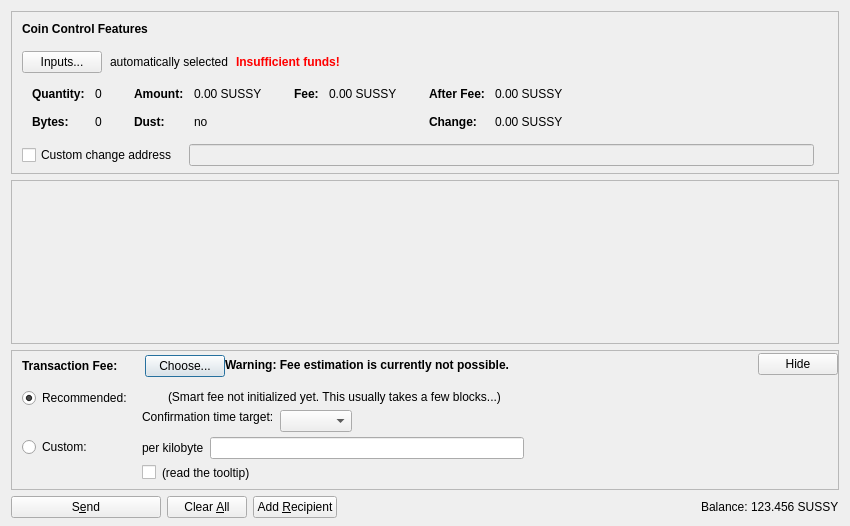
<?xml version="1.0" encoding="UTF-8"?>
<ui version="4.0">
 <class>SendCoinsDialog</class>
 <widget class="QDialog" name="SendCoinsDialog">
  <property name="geometry">
   <rect>
    <x>0</x>
    <y>0</y>
    <width>850</width>
    <height>526</height>
   </rect>
  </property>
  <property name="windowTitle">
   <string>Send Coins</string>
  </property>
  <layout class="QVBoxLayout" name="verticalLayout" stretch="0,1,0,0">
   <property name="bottomMargin">
    <number>8</number>
   </property>
   <item>
    <widget class="QFrame" name="frameCoinControl">
     <property name="sizePolicy">
      <sizepolicy hsizetype="Expanding" vsizetype="Expanding">
       <horstretch>0</horstretch>
       <verstretch>0</verstretch>
      </sizepolicy>
     </property>
     <property name="maximumSize">
      <size>
       <width>16777215</width>
       <height>16777215</height>
      </size>
     </property>
     <property name="frameShape">
      <enum>QFrame::StyledPanel</enum>
     </property>
     <property name="frameShadow">
      <enum>QFrame::Sunken</enum>
     </property>
     <layout class="QVBoxLayout" name="verticalLayoutCoinControl2">
      <property name="spacing">
       <number>0</number>
      </property>
      <property name="leftMargin">
       <number>0</number>
      </property>
      <property name="topMargin">
       <number>0</number>
      </property>
      <property name="rightMargin">
       <number>0</number>
      </property>
      <property name="bottomMargin">
       <number>6</number>
      </property>
      <item>
       <layout class="QVBoxLayout" name="verticalLayoutCoinControl" stretch="0,0,0,0,1">
        <property name="spacing">
         <number>0</number>
        </property>
        <property name="leftMargin">
         <number>10</number>
        </property>
        <property name="topMargin">
         <number>10</number>
        </property>
        <item>
         <layout class="QHBoxLayout" name="horizontalLayoutCoinControl1">
          <property name="bottomMargin">
           <number>15</number>
          </property>
          <item>
           <widget class="QLabel" name="labelCoinControlFeatures">
            <property name="sizePolicy">
             <sizepolicy hsizetype="Preferred" vsizetype="Maximum">
              <horstretch>0</horstretch>
              <verstretch>0</verstretch>
             </sizepolicy>
            </property>
            <property name="font">
             <font>
              <weight>75</weight>
              <bold>true</bold>
             </font>
            </property>
            <property name="styleSheet">
             <string notr="true">font-weight:bold;</string>
            </property>
            <property name="text">
             <string>Coin Control Features</string>
            </property>
           </widget>
          </item>
         </layout>
        </item>
        <item>
         <layout class="QHBoxLayout" name="horizontalLayoutCoinControl2" stretch="0,0,0,0">
          <property name="spacing">
           <number>8</number>
          </property>
          <property name="bottomMargin">
           <number>10</number>
          </property>
          <item>
           <widget class="QPushButton" name="pushButtonCoinControl">
            <property name="styleSheet">
             <string notr="true"/>
            </property>
            <property name="text">
             <string>Inputs...</string>
            </property>
            <property name="autoDefault">
             <bool>false</bool>
            </property>
           </widget>
          </item>
          <item>
           <widget class="QLabel" name="labelCoinControlAutomaticallySelected">
            <property name="text">
             <string>automatically selected</string>
            </property>
            <property name="margin">
             <number>5</number>
            </property>
           </widget>
          </item>
          <item>
           <widget class="QLabel" name="labelCoinControlInsuffFunds">
            <property name="font">
             <font>
              <weight>75</weight>
              <bold>true</bold>
             </font>
            </property>
            <property name="styleSheet">
             <string notr="true">color:red;font-weight:bold;</string>
            </property>
            <property name="text">
             <string>Insufficient funds!</string>
            </property>
            <property name="margin">
             <number>5</number>
            </property>
           </widget>
          </item>
          <item>
           <spacer name="horizontalSpacerCoinControl">
            <property name="orientation">
             <enum>Qt::Horizontal</enum>
            </property>
            <property name="sizeHint" stdset="0">
             <size>
              <width>40</width>
              <height>1</height>
             </size>
            </property>
           </spacer>
          </item>
         </layout>
        </item>
        <item>
         <widget class="QWidget" name="widgetCoinControl" native="true">
          <property name="sizePolicy">
           <sizepolicy hsizetype="Preferred" vsizetype="Preferred">
            <horstretch>0</horstretch>
            <verstretch>0</verstretch>
           </sizepolicy>
          </property>
          <property name="minimumSize">
           <size>
            <width>0</width>
            <height>0</height>
           </size>
          </property>
          <property name="styleSheet">
           <string notr="true"/>
          </property>
          <layout class="QHBoxLayout" name="horizontalLayoutCoinControl5">
           <property name="leftMargin">
            <number>0</number>
           </property>
           <property name="topMargin">
            <number>0</number>
           </property>
           <property name="rightMargin">
            <number>0</number>
           </property>
           <property name="bottomMargin">
            <number>0</number>
           </property>
           <item>
            <layout class="QHBoxLayout" name="horizontalLayoutCoinControl3" stretch="0,0,0,1">
             <property name="spacing">
              <number>20</number>
             </property>
             <property name="topMargin">
              <number>0</number>
             </property>
             <property name="bottomMargin">
              <number>10</number>
             </property>
             <item>
              <layout class="QFormLayout" name="formLayoutCoinControl1">
               <property name="horizontalSpacing">
                <number>10</number>
               </property>
               <property name="verticalSpacing">
                <number>14</number>
               </property>
               <property name="leftMargin">
                <number>10</number>
               </property>
               <property name="topMargin">
                <number>4</number>
               </property>
               <property name="rightMargin">
                <number>6</number>
               </property>
               <item row="0" column="0">
                <widget class="QLabel" name="labelCoinControlQuantityText">
                 <property name="font">
                  <font>
                   <weight>75</weight>
                   <bold>true</bold>
                  </font>
                 </property>
                 <property name="text">
                  <string>Quantity:</string>
                 </property>
                 <property name="margin">
                  <number>0</number>
                 </property>
                </widget>
               </item>
               <item row="0" column="1">
                <widget class="QLabel" name="labelCoinControlQuantity">
                 <property name="cursor">
                  <cursorShape>IBeamCursor</cursorShape>
                 </property>
                 <property name="contextMenuPolicy">
                  <enum>Qt::ActionsContextMenu</enum>
                 </property>
                 <property name="text">
                  <string notr="true">0</string>
                 </property>
                 <property name="margin">
                  <number>0</number>
                 </property>
                 <property name="textInteractionFlags">
                  <set>Qt::LinksAccessibleByMouse|Qt::TextSelectableByKeyboard|Qt::TextSelectableByMouse</set>
                 </property>
                </widget>
               </item>
               <item row="1" column="0">
                <widget class="QLabel" name="labelCoinControlBytesText">
                 <property name="font">
                  <font>
                   <weight>75</weight>
                   <bold>true</bold>
                  </font>
                 </property>
                 <property name="text">
                  <string>Bytes:</string>
                 </property>
                </widget>
               </item>
               <item row="1" column="1">
                <widget class="QLabel" name="labelCoinControlBytes">
                 <property name="cursor">
                  <cursorShape>IBeamCursor</cursorShape>
                 </property>
                 <property name="contextMenuPolicy">
                  <enum>Qt::ActionsContextMenu</enum>
                 </property>
                 <property name="text">
                  <string notr="true">0</string>
                 </property>
                 <property name="textInteractionFlags">
                  <set>Qt::LinksAccessibleByMouse|Qt::TextSelectableByKeyboard|Qt::TextSelectableByMouse</set>
                 </property>
                </widget>
               </item>
              </layout>
             </item>
             <item>
              <layout class="QFormLayout" name="formLayoutCoinControl2">
               <property name="horizontalSpacing">
                <number>10</number>
               </property>
               <property name="verticalSpacing">
                <number>14</number>
               </property>
               <property name="leftMargin">
                <number>6</number>
               </property>
               <property name="topMargin">
                <number>4</number>
               </property>
               <property name="rightMargin">
                <number>6</number>
               </property>
               <item row="0" column="0">
                <widget class="QLabel" name="labelCoinControlAmountText">
                 <property name="font">
                  <font>
                   <weight>75</weight>
                   <bold>true</bold>
                  </font>
                 </property>
                 <property name="text">
                  <string>Amount:</string>
                 </property>
                 <property name="margin">
                  <number>0</number>
                 </property>
                </widget>
               </item>
               <item row="0" column="1">
                <widget class="QLabel" name="labelCoinControlAmount">
                 <property name="cursor">
                  <cursorShape>IBeamCursor</cursorShape>
                 </property>
                 <property name="contextMenuPolicy">
                  <enum>Qt::ActionsContextMenu</enum>
                 </property>
                 <property name="text">
                  <string notr="true">0.00 SUSSY</string>
                 </property>
                 <property name="textInteractionFlags">
                  <set>Qt::LinksAccessibleByMouse|Qt::TextSelectableByKeyboard|Qt::TextSelectableByMouse</set>
                 </property>
                </widget>
               </item>
               <item row="1" column="0">
                <widget class="QLabel" name="labelCoinControlLowOutputText">
                 <property name="font">
                  <font>
                   <weight>75</weight>
                   <bold>true</bold>
                  </font>
                 </property>
                 <property name="text">
                  <string>Dust:</string>
                 </property>
                </widget>
               </item>
               <item row="1" column="1">
                <widget class="QLabel" name="labelCoinControlLowOutput">
                 <property name="cursor">
                  <cursorShape>IBeamCursor</cursorShape>
                 </property>
                 <property name="contextMenuPolicy">
                  <enum>Qt::ActionsContextMenu</enum>
                 </property>
                 <property name="text">
                  <string notr="true">no</string>
                 </property>
                 <property name="textInteractionFlags">
                  <set>Qt::LinksAccessibleByMouse|Qt::TextSelectableByKeyboard|Qt::TextSelectableByMouse</set>
                 </property>
                </widget>
               </item>
              </layout>
             </item>
             <item>
              <layout class="QFormLayout" name="formLayoutCoinControl3">
               <property name="horizontalSpacing">
                <number>10</number>
               </property>
               <property name="verticalSpacing">
                <number>14</number>
               </property>
               <property name="leftMargin">
                <number>6</number>
               </property>
               <property name="topMargin">
                <number>4</number>
               </property>
               <property name="rightMargin">
                <number>6</number>
               </property>
               <item row="0" column="0">
                <widget class="QLabel" name="labelCoinControlFeeText">
                 <property name="font">
                  <font>
                   <weight>75</weight>
                   <bold>true</bold>
                  </font>
                 </property>
                 <property name="text">
                  <string>Fee:</string>
                 </property>
                 <property name="margin">
                  <number>0</number>
                 </property>
                </widget>
               </item>
               <item row="0" column="1">
                <widget class="QLabel" name="labelCoinControlFee">
                 <property name="cursor">
                  <cursorShape>IBeamCursor</cursorShape>
                 </property>
                 <property name="contextMenuPolicy">
                  <enum>Qt::ActionsContextMenu</enum>
                 </property>
                 <property name="text">
                  <string notr="true">0.00 SUSSY</string>
                 </property>
                 <property name="textInteractionFlags">
                  <set>Qt::LinksAccessibleByMouse|Qt::TextSelectableByKeyboard|Qt::TextSelectableByMouse</set>
                 </property>
                </widget>
               </item>
              </layout>
             </item>
             <item>
              <layout class="QFormLayout" name="formLayoutCoinControl4">
               <property name="horizontalSpacing">
                <number>10</number>
               </property>
               <property name="verticalSpacing">
                <number>14</number>
               </property>
               <property name="leftMargin">
                <number>6</number>
               </property>
               <property name="topMargin">
                <number>4</number>
               </property>
               <property name="rightMargin">
                <number>6</number>
               </property>
               <item row="0" column="0">
                <widget class="QLabel" name="labelCoinControlAfterFeeText">
                 <property name="font">
                  <font>
                   <weight>75</weight>
                   <bold>true</bold>
                  </font>
                 </property>
                 <property name="text">
                  <string>After Fee:</string>
                 </property>
                 <property name="margin">
                  <number>0</number>
                 </property>
                </widget>
               </item>
               <item row="0" column="1">
                <widget class="QLabel" name="labelCoinControlAfterFee">
                 <property name="cursor">
                  <cursorShape>IBeamCursor</cursorShape>
                 </property>
                 <property name="contextMenuPolicy">
                  <enum>Qt::ActionsContextMenu</enum>
                 </property>
                 <property name="text">
                  <string notr="true">0.00 SUSSY</string>
                 </property>
                 <property name="textInteractionFlags">
                  <set>Qt::LinksAccessibleByMouse|Qt::TextSelectableByKeyboard|Qt::TextSelectableByMouse</set>
                 </property>
                </widget>
               </item>
               <item row="1" column="0">
                <widget class="QLabel" name="labelCoinControlChangeText">
                 <property name="font">
                  <font>
                   <weight>75</weight>
                   <bold>true</bold>
                  </font>
                 </property>
                 <property name="text">
                  <string>Change:</string>
                 </property>
                </widget>
               </item>
               <item row="1" column="1">
                <widget class="QLabel" name="labelCoinControlChange">
                 <property name="cursor">
                  <cursorShape>IBeamCursor</cursorShape>
                 </property>
                 <property name="contextMenuPolicy">
                  <enum>Qt::ActionsContextMenu</enum>
                 </property>
                 <property name="text">
                  <string notr="true">0.00 SUSSY</string>
                 </property>
                 <property name="textInteractionFlags">
                  <set>Qt::LinksAccessibleByMouse|Qt::TextSelectableByKeyboard|Qt::TextSelectableByMouse</set>
                 </property>
                </widget>
               </item>
              </layout>
             </item>
            </layout>
           </item>
          </layout>
         </widget>
        </item>
        <item>
         <layout class="QHBoxLayout" name="horizontalLayoutCoinControl4" stretch="0,0,0">
          <property name="spacing">
           <number>12</number>
          </property>
          <property name="sizeConstraint">
           <enum>QLayout::SetDefaultConstraint</enum>
          </property>
          <property name="topMargin">
           <number>5</number>
          </property>
          <property name="rightMargin">
           <number>5</number>
          </property>
          <item>
           <widget class="QCheckBox" name="checkBoxCoinControlChange">
            <property name="toolTip">
             <string>If this is activated, but the change address is empty or invalid, change will be sent to a newly generated address.</string>
            </property>
            <property name="text">
             <string>Custom change address</string>
            </property>
           </widget>
          </item>
          <item>
           <widget class="QValidatedLineEdit" name="lineEditCoinControlChange">
            <property name="enabled">
             <bool>false</bool>
            </property>
            <property name="sizePolicy">
             <sizepolicy hsizetype="Expanding" vsizetype="Fixed">
              <horstretch>0</horstretch>
              <verstretch>0</verstretch>
             </sizepolicy>
            </property>
           </widget>
          </item>
          <item>
           <widget class="QLabel" name="labelCoinControlChangeLabel">
            <property name="sizePolicy">
             <sizepolicy hsizetype="Preferred" vsizetype="Expanding">
              <horstretch>0</horstretch>
              <verstretch>0</verstretch>
             </sizepolicy>
            </property>
            <property name="minimumSize">
             <size>
              <width>0</width>
              <height>0</height>
             </size>
            </property>
            <property name="text">
             <string/>
            </property>
            <property name="margin">
             <number>3</number>
            </property>
           </widget>
          </item>
         </layout>
        </item>
        <item>
         <spacer name="verticalSpacerCoinControl">
          <property name="orientation">
           <enum>Qt::Vertical</enum>
          </property>
          <property name="sizeHint" stdset="0">
           <size>
            <width>800</width>
            <height>1</height>
           </size>
          </property>
         </spacer>
        </item>
       </layout>
      </item>
     </layout>
    </widget>
   </item>
   <item>
    <widget class="QScrollArea" name="scrollArea">
     <property name="widgetResizable">
      <bool>true</bool>
     </property>
     <widget class="QWidget" name="scrollAreaWidgetContents">
      <property name="geometry">
       <rect>
        <x>0</x>
        <y>0</y>
        <width>830</width>
        <height>104</height>
       </rect>
      </property>
      <layout class="QVBoxLayout" name="verticalLayout_2" stretch="0,1">
       <property name="leftMargin">
        <number>0</number>
       </property>
       <property name="topMargin">
        <number>0</number>
       </property>
       <property name="rightMargin">
        <number>0</number>
       </property>
       <property name="bottomMargin">
        <number>0</number>
       </property>
       <item>
        <layout class="QVBoxLayout" name="entries">
         <property name="spacing">
          <number>6</number>
         </property>
        </layout>
       </item>
       <item>
        <spacer name="verticalSpacer">
         <property name="orientation">
          <enum>Qt::Vertical</enum>
         </property>
         <property name="sizeHint" stdset="0">
          <size>
           <width>20</width>
           <height>40</height>
          </size>
         </property>
        </spacer>
       </item>
      </layout>
     </widget>
    </widget>
   </item>
   <item>
    <widget class="QFrame" name="frameFee">
     <property name="sizePolicy">
      <sizepolicy hsizetype="Expanding" vsizetype="Expanding">
       <horstretch>0</horstretch>
       <verstretch>0</verstretch>
      </sizepolicy>
     </property>
     <property name="maximumSize">
      <size>
       <width>16777215</width>
       <height>16777215</height>
      </size>
     </property>
     <property name="frameShape">
      <enum>QFrame::StyledPanel</enum>
     </property>
     <property name="frameShadow">
      <enum>QFrame::Sunken</enum>
     </property>
     <layout class="QVBoxLayout" name="verticalLayoutFee1">
      <property name="spacing">
       <number>0</number>
      </property>
      <property name="leftMargin">
       <number>0</number>
      </property>
      <property name="topMargin">
       <number>0</number>
      </property>
      <property name="rightMargin">
       <number>0</number>
      </property>
      <property name="bottomMargin">
       <number>0</number>
      </property>
      <item>
       <layout class="QVBoxLayout" name="verticalLayoutFee2" stretch="0,0,0">
        <property name="spacing">
         <number>0</number>
        </property>
        <property name="leftMargin">
         <number>10</number>
        </property>
        <property name="topMargin">
         <number>0</number>
        </property>
        <item>
         <layout class="QHBoxLayout" name="horizontalLayoutFee1">
          <property name="bottomMargin">
           <number>0</number>
          </property>
          <item>
           <layout class="QVBoxLayout" name="verticalLayoutFee7">
            <property name="spacing">
             <number>0</number>
            </property>
            <item>
             <spacer name="verticalSpacerSmartFee">
              <property name="orientation">
               <enum>Qt::Vertical</enum>
              </property>
              <property name="sizeType">
               <enum>QSizePolicy::Fixed</enum>
              </property>
              <property name="sizeHint" stdset="0">
               <size>
                <width>1</width>
                <height>4</height>
               </size>
              </property>
             </spacer>
            </item>
            <item>
             <layout class="QHBoxLayout" name="horizontalLayoutSmartFee">
              <property name="spacing">
               <number>10</number>
              </property>
              <item>
               <widget class="QLabel" name="labelFeeHeadline">
                <property name="sizePolicy">
                 <sizepolicy hsizetype="Preferred" vsizetype="Maximum">
                  <horstretch>0</horstretch>
                  <verstretch>0</verstretch>
                 </sizepolicy>
                </property>
                <property name="font">
                 <font>
                  <weight>75</weight>
                  <bold>true</bold>
                 </font>
                </property>
                <property name="styleSheet">
                 <string notr="true">font-weight:bold;</string>
                </property>
                <property name="text">
                 <string>Transaction Fee:</string>
                </property>
               </widget>
              </item>
              <item>
               <widget class="QLabel" name="labelFeeMinimized">
                <property name="text">
                 <string/>
                </property>
               </widget>
              </item>
              <item>
               <widget class="QPushButton" name="buttonChooseFee">
                <property name="text">
                 <string>Choose...</string>
                </property>
               </widget>
              </item>
             </layout>
            </item>
            <item>
             <spacer name="verticalSpacer_5">
              <property name="orientation">
               <enum>Qt::Vertical</enum>
              </property>
              <property name="sizeHint" stdset="0">
               <size>
                <width>1</width>
                <height>1</height>
               </size>
              </property>
             </spacer>
            </item>
           </layout>
          </item>
          <item>
           <widget class="QLabel" name="fallbackFeeWarningLabel">
            <property name="toolTip">
             <string>Using the fallbackfee can result in sending a transaction that will take several hours or days (or never) to confirm. Consider choosing your fee manually or wait until you have validated the complete chain.</string>
            </property>
            <property name="font">
            <font>
                <weight>75</weight>
                <bold>true</bold>
            </font>
            </property>
            <property name="text">
             <string>Warning: Fee estimation is currently not possible.</string>
            </property>
            <property name="wordWrap">
             <bool>false</bool>
            </property>
           </widget>
          </item>
          <item>
           <spacer name="horizontalSpacer_4">
            <property name="orientation">
             <enum>Qt::Horizontal</enum>
            </property>
            <property name="sizeType">
             <enum>QSizePolicy::MinimumExpanding</enum>
            </property>
            <property name="sizeHint" stdset="0">
             <size>
              <width>40</width>
              <height>20</height>
             </size>
            </property>
           </spacer>
          </item>
          <item>
           <widget class="QPushButton" name="buttonMinimizeFee">
            <property name="toolTip">
             <string>collapse fee-settings</string>
            </property>
            <property name="text">
             <string>Hide</string>
            </property>
           </widget>
          </item>
         </layout>
        </item>
        <item>
         <widget class="QFrame" name="frameFeeSelection">
          <layout class="QVBoxLayout" name="verticalLayoutFee12">
           <property name="spacing">
            <number>0</number>
           </property>
           <property name="leftMargin">
            <number>0</number>
           </property>
           <property name="topMargin">
            <number>0</number>
           </property>
           <property name="rightMargin">
            <number>0</number>
           </property>
           <property name="bottomMargin">
            <number>0</number>
           </property>
           <item>
            <layout class="QGridLayout" name="gridLayoutFee">
             <property name="topMargin">
              <number>10</number>
             </property>
             <property name="bottomMargin">
              <number>4</number>
             </property>
             <property name="horizontalSpacing">
              <number>10</number>
             </property>
             <property name="verticalSpacing">
              <number>4</number>
             </property>
             <item row="1" column="1">
              <layout class="QVBoxLayout" name="verticalLayoutFee8">
               <property name="spacing">
                <number>6</number>
               </property>
               <item>
                <layout class="QHBoxLayout" name="horizontalLayoutFee13">
                 <item>
                  <widget class="QLabel" name="labelCustomPerKilobyte">
                   <property name="toolTip">
                    <string>If the custom fee is set to 1000 satoshis and the transaction is only 250 bytes, then &quot;per kilobyte&quot; only pays 250 satoshis in fee, while &quot;total at least&quot; pays 1000 satoshis. For transactions bigger than a kilobyte both pay by kilobyte.</string>
                   </property>
                   <property name="text">
                    <string>per kilobyte</string>
                   </property>
                  </widget>
                 </item>
                 <item>
                  <widget class="BitcoinAmountField" name="customFee"/>
                 </item>
                 <item>
                  <spacer name="horizontalSpacer_6">
                   <property name="orientation">
                    <enum>Qt::Horizontal</enum>
                   </property>
                   <property name="sizeHint" stdset="0">
                    <size>
                     <width>1</width>
                     <height>1</height>
                    </size>
                   </property>
                  </spacer>
                 </item>
                </layout>
               </item>
               <item>
                <layout class="QHBoxLayout" name="horizontalLayoutFee8">
                 <item>
                  <widget class="QCheckBox" name="checkBoxMinimumFee">
                   <property name="toolTip">
                    <string>Paying only the minimum fee is just fine as long as there is less transaction volume than space in the blocks. But be aware that this can end up in a never confirming transaction once there is more demand for sustoken transactions than the network can process.</string>
                   </property>
                   <property name="text">
                    <string/>
                   </property>
                  </widget>
                 </item>
                 <item>
                  <widget class="QLabel" name="labelMinFeeWarning">
                   <property name="enabled">
                    <bool>true</bool>
                   </property>
                   <property name="toolTip">
                    <string>Paying only the minimum fee is just fine as long as there is less transaction volume than space in the blocks. But be aware that this can end up in a never confirming transaction once there is more demand for sustoken transactions than the network can process.</string>
                   </property>
                   <property name="text">
                    <string>(read the tooltip)</string>
                   </property>
                   <property name="margin">
                    <number>5</number>
                   </property>
                  </widget>
                 </item>
                 <item>
                  <spacer name="horizontalSpacer_2">
                   <property name="orientation">
                    <enum>Qt::Horizontal</enum>
                   </property>
                   <property name="sizeHint" stdset="0">
                    <size>
                     <width>1</width>
                     <height>1</height>
                    </size>
                   </property>
                  </spacer>
                 </item>
                </layout>
               </item>
              </layout>
             </item>
             <item row="0" column="0">
              <layout class="QVBoxLayout" name="verticalLayoutFee4" stretch="0,1">
               <item>
                <widget class="QRadioButton" name="radioSmartFee">
                 <property name="text">
                  <string>Recommended:</string>
                 </property>
                 <property name="checked">
                  <bool>true</bool>
                 </property>
                 <attribute name="buttonGroup">
                  <string notr="true">groupFee</string>
                 </attribute>
                </widget>
               </item>
               <item>
                <spacer name="verticalSpacer_2">
                 <property name="orientation">
                  <enum>Qt::Vertical</enum>
                 </property>
                 <property name="sizeHint" stdset="0">
                  <size>
                   <width>1</width>
                   <height>1</height>
                  </size>
                 </property>
                </spacer>
               </item>
              </layout>
             </item>
             <item row="1" column="0">
              <layout class="QVBoxLayout" name="verticalLayoutFee9" stretch="0,1">
               <item>
                <widget class="QRadioButton" name="radioCustomFee">
                 <property name="text">
                  <string>Custom:</string>
                 </property>
                 <attribute name="buttonGroup">
                  <string notr="true">groupFee</string>
                 </attribute>
                </widget>
               </item>
               <item>
                <spacer name="verticalSpacer_6">
                 <property name="orientation">
                  <enum>Qt::Vertical</enum>
                 </property>
                 <property name="sizeHint" stdset="0">
                  <size>
                   <width>1</width>
                   <height>1</height>
                  </size>
                 </property>
                </spacer>
               </item>
              </layout>
             </item>
             <item row="0" column="1">
              <layout class="QVBoxLayout" name="verticalLayoutFee3" stretch="0,0,1">
               <property name="spacing">
                <number>6</number>
               </property>
               <property name="topMargin">
                <number>2</number>
               </property>
               <item>
                <layout class="QHBoxLayout" name="horizontalLayoutFee12">
                 <item>
                  <widget class="QLabel" name="labelSmartFee">
                   <property name="text">
                    <string/>
                   </property>
                   <property name="margin">
                    <number>2</number>
                   </property>
                  </widget>
                 </item>
                 <item>
                  <widget class="QLabel" name="labelFeeEstimation">
                   <property name="text">
                    <string/>
                   </property>
                  </widget>
                 </item>
                 <item>
                  <widget class="QLabel" name="labelSmartFee2">
                   <property name="text">
                    <string>(Smart fee not initialized yet. This usually takes a few blocks...)</string>
                   </property>
                   <property name="margin">
                    <number>2</number>
                   </property>
                  </widget>
                 </item>
                 <item>
                  <spacer name="horizontalSpacer_5">
                   <property name="orientation">
                    <enum>Qt::Horizontal</enum>
                   </property>
                   <property name="sizeHint" stdset="0">
                    <size>
                     <width>1</width>
                     <height>1</height>
                    </size>
                   </property>
                  </spacer>
                 </item>
                </layout>
               </item>
               <item>
                <layout class="QHBoxLayout" name="horizontalLayoutFee9">
                 <item>
                  <layout class="QVBoxLayout" name="verticalLayoutFee6">
                   <item>
                    <widget class="QLabel" name="labelSmartFee3">
                     <property name="text">
                      <string>Confirmation time target:</string>
                     </property>
                     <property name="margin">
                      <number>2</number>
                     </property>
                    </widget>
                   </item>
                   <item>
                    <spacer name="verticalSpacer_3">
                     <property name="orientation">
                      <enum>Qt::Vertical</enum>
                     </property>
                     <property name="sizeHint" stdset="0">
                      <size>
                       <width>1</width>
                       <height>1</height>
                      </size>
                     </property>
                    </spacer>
                   </item>
                  </layout>
                 </item>
                 <item>
                  <layout class="QVBoxLayout" name="verticalLayoutFee5">
                   <property name="rightMargin">
                    <number>30</number>
                   </property>
                   <item>
                    <layout class="QHBoxLayout" name="horizontalLayoutConfTarget">
                     <property name="bottomMargin">
                      <number>0</number>
                     </property>
                     <item>
                      <widget class="QComboBox" name="confTargetSelector"/>
                     </item>
                     <item>
                      <spacer name="horizontalSpacerConfTarget">
                       <property name="orientation">
                        <enum>Qt::Horizontal</enum>
                       </property>
                       <property name="sizeHint" stdset="0">
                        <size>
                         <width>40</width>
                         <height>20</height>
                        </size>
                       </property>
                      </spacer>
                     </item>
                    </layout>
                   </item>
                  </layout>
                 </item>
                </layout>
               </item>
               <item>
                <spacer name="verticalSpacer_4">
                 <property name="orientation">
                  <enum>Qt::Vertical</enum>
                 </property>
                 <property name="sizeHint" stdset="0">
                  <size>
                   <width>1</width>
                   <height>1</height>
                  </size>
                 </property>
                </spacer>
               </item>
              </layout>
             </item>
            </layout>
           </item>
          </layout>
         </widget>
        </item>
        <item>
         <spacer name="verticalSpacerFee">
          <property name="orientation">
           <enum>Qt::Vertical</enum>
          </property>
          <property name="sizeHint" stdset="0">
           <size>
            <width>40</width>
            <height>5</height>
           </size>
          </property>
         </spacer>
        </item>
       </layout>
      </item>
     </layout>
    </widget>
   </item>
   <item>
    <layout class="QHBoxLayout" name="horizontalLayout">
     <item>
      <widget class="QPushButton" name="sendButton">
       <property name="minimumSize">
        <size>
         <width>150</width>
         <height>0</height>
        </size>
       </property>
       <property name="toolTip">
        <string>Confirm the send action</string>
       </property>
       <property name="text">
        <string>S&amp;end</string>
       </property>
       <property name="icon">
        <iconset resource="../bitcoin.qrc">
         <normaloff>:/icons/send</normaloff>:/icons/send</iconset>
       </property>
       <property name="autoDefault">
        <bool>false</bool>
       </property>
       <property name="default">
        <bool>false</bool>
       </property>
      </widget>
     </item>
     <item>
      <widget class="QPushButton" name="clearButton">
       <property name="sizePolicy">
        <sizepolicy hsizetype="Minimum" vsizetype="Fixed">
         <horstretch>0</horstretch>
         <verstretch>0</verstretch>
        </sizepolicy>
       </property>
       <property name="toolTip">
        <string>Clear all fields of the form.</string>
       </property>
       <property name="text">
        <string>Clear &amp;All</string>
       </property>
       <property name="icon">
        <iconset resource="../bitcoin.qrc">
         <normaloff>:/icons/remove</normaloff>:/icons/remove</iconset>
       </property>
       <property name="autoDefault">
        <bool>false</bool>
       </property>
      </widget>
     </item>
     <item>
      <widget class="QPushButton" name="addButton">
       <property name="toolTip">
        <string>Send to multiple recipients at once</string>
       </property>
       <property name="text">
        <string>Add &amp;Recipient</string>
       </property>
       <property name="icon">
        <iconset resource="../bitcoin.qrc">
         <normaloff>:/icons/add</normaloff>:/icons/add</iconset>
       </property>
       <property name="autoDefault">
        <bool>false</bool>
       </property>
      </widget>
     </item>
     <item>
      <spacer name="horizontalSpacer">
       <property name="orientation">
        <enum>Qt::Horizontal</enum>
       </property>
       <property name="sizeHint" stdset="0">
        <size>
         <width>40</width>
         <height>20</height>
        </size>
       </property>
      </spacer>
     </item>
     <item>
      <layout class="QHBoxLayout" name="horizontalLayout_2">
       <property name="spacing">
        <number>3</number>
       </property>
       <item>
        <widget class="QLabel" name="label">
         <property name="sizePolicy">
          <sizepolicy hsizetype="Preferred" vsizetype="Fixed">
           <horstretch>0</horstretch>
           <verstretch>0</verstretch>
          </sizepolicy>
         </property>
         <property name="text">
          <string>Balance:</string>
         </property>
        </widget>
       </item>
       <item>
        <widget class="QLabel" name="labelBalance">
         <property name="sizePolicy">
          <sizepolicy hsizetype="Preferred" vsizetype="Fixed">
           <horstretch>0</horstretch>
           <verstretch>0</verstretch>
          </sizepolicy>
         </property>
         <property name="cursor">
          <cursorShape>IBeamCursor</cursorShape>
         </property>
         <property name="text">
          <string notr="true">123.456 SUSSY</string>
         </property>
         <property name="textInteractionFlags">
          <set>Qt::LinksAccessibleByMouse|Qt::TextSelectableByKeyboard|Qt::TextSelectableByMouse</set>
         </property>
        </widget>
       </item>
      </layout>
     </item>
    </layout>
   </item>
  </layout>
 </widget>
 <customwidgets>
  <customwidget>
   <class>QValidatedLineEdit</class>
   <extends>QLineEdit</extends>
   <header>qvalidatedlineedit.h</header>
  </customwidget>
  <customwidget>
   <class>BitcoinAmountField</class>
   <extends>QLineEdit</extends>
   <header>bitcoinamountfield.h</header>
   <container>1</container>
  </customwidget>
 </customwidgets>
 <resources>
  <include location="../bitcoin.qrc"/>
 </resources>
 <connections/>
 <buttongroups>
  <buttongroup name="groupFee"/>
 </buttongroups>
</ui>
